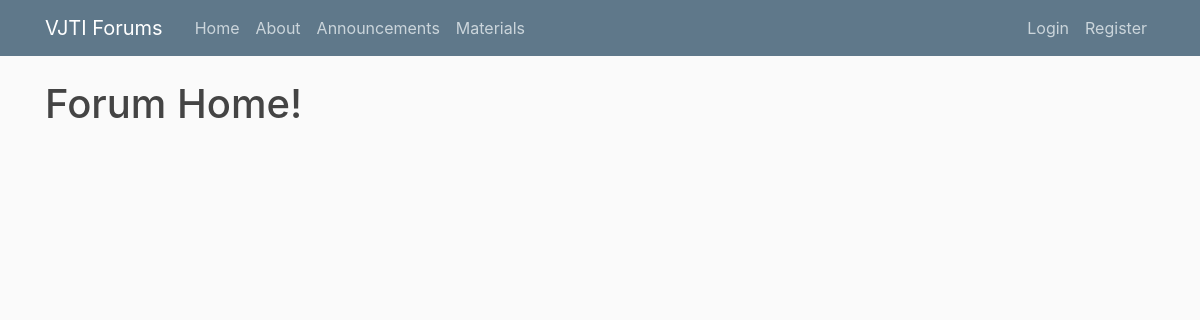
The app's page /, older data.
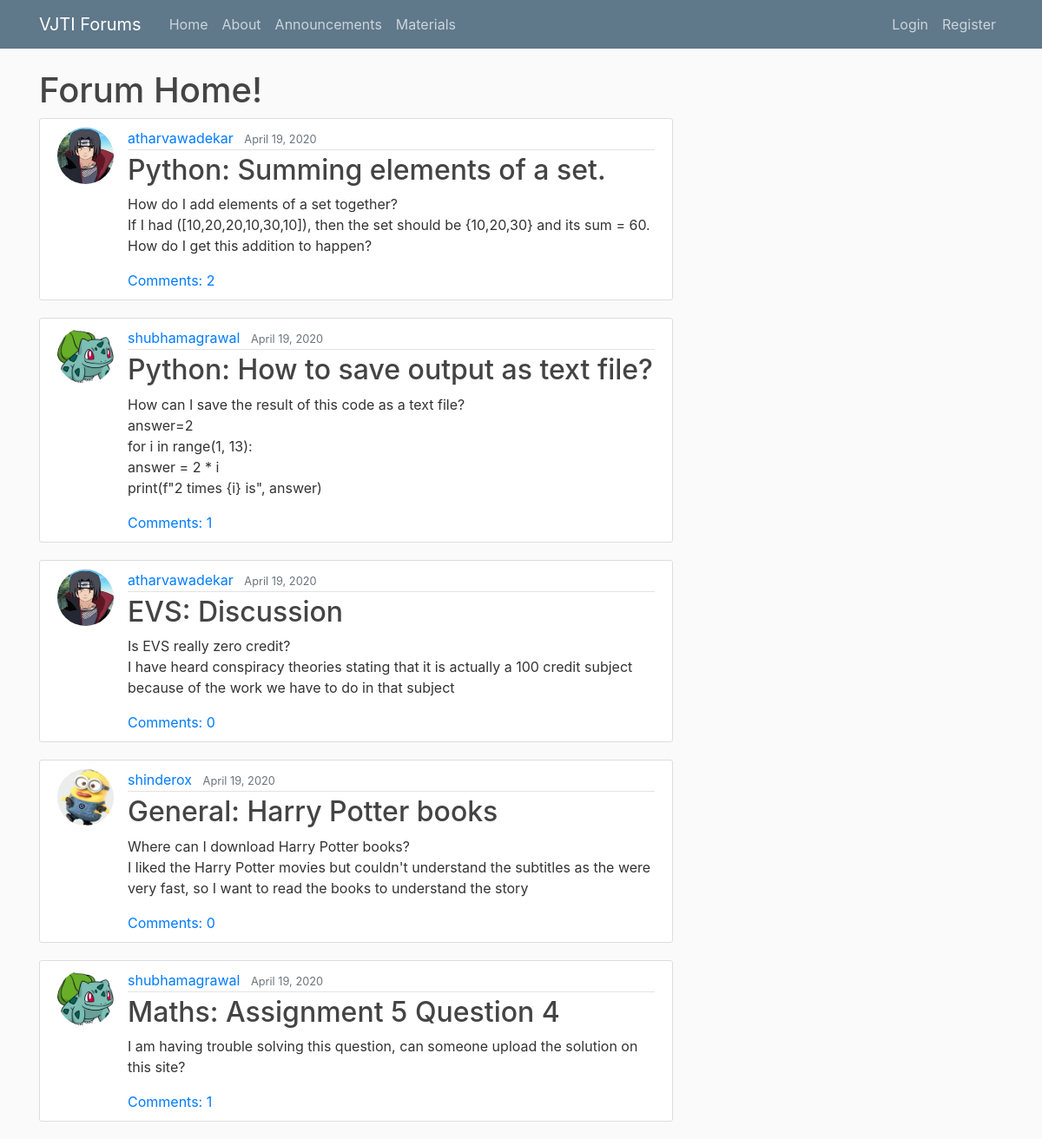
The same page, newer data.
### blog/models.py (models this page shows, shortened)
class Post(models.Model):
    title=models.CharField(max_length=150)
    content=models.TextField(max_length=1500)
    date_posted=models.DateTimeField(default=timezone.now)
    author=models.ForeignKey(User, on_delete=models.CASCADE)

### users/models.py (models this page shows, shortened)
class Profile(models.Model):
    user=models.OneToOneField(User, on_delete=models.CASCADE)
    image=models.ImageField(default='default.jpg',upload_to='profile_pics')

### blog/views.py (the view)
# urls.py: path('', PostListView.as_view(), name='blog-home'),
class PostListView(ListView):
    model= Post
    template_name='blog/home.html'
    context_object_name='posts'
    ordering=['-date_posted']
    paginate_by=5

### blog/templates/blog/home.html (shortened to what this page needs)
{% extends "blog/base.html" %}
{% block content %}
  <h1>Forum Home!</h1>
  {% for post in posts %}
    <article class="media content-section">
      <img class="rounded-circle article-img" src="{{ post.author.profile.image.url }}">
      <div class="media-body">
        <div class="article-metadata">
          <a class="mr-2" href="{% url 'user-posts' post.author.username %}">{{ post.author }}</a>
          <small class="text-muted">{{ post.date_posted|date:"F d, Y" }}</small>
        </div>
        <h2><a class="article-title" href="{% url 'post-detail' post.id %}">{{ post.title }}</a></h2>
        <p class="article-content">{{ post.content }}</p>
        <a href="{% url 'post-detail' pk=post.pk %}">Comments: {{ post.comments.count }}</a>
      </div>
    </article>
  {% endfor %}
{% endblock content %}

### blog/templates/blog/base.html (shortened to what this page needs)
{%load static%}
<!DOCTYPE html>
<html>
    <head>
        <link rel="stylesheet" href="https://maxcdn.bootstrapcdn.com/bootstrap/4.0.0/css/bootstrap.min.css">
        <link rel="stylesheet" type="text/css" href="{% static 'blog/main.css'%}">
    </head>
    <body>
        <header class="site-header">
            <nav class="navbar navbar-expand-md navbar-dark bg-steel fixed-top">
              <div class="container">
                <a class="navbar-brand mr-4" href="/">VJTI Forums</a>
                <div class="collapse navbar-collapse" id="navbarToggle">
                  <div class="navbar-nav mr-auto">
                    <a class="nav-item nav-link" href="{% url 'blog-home'%}">Home</a>
                    <a class="nav-item nav-link" href="{% url 'blog-about'%}">About</a>
                    <a class="nav-item nav-link" href="{% url 'notifs-home'%}">Announcements</a>
                    <a class="nav-item nav-link" href="{% url 'fileslist'%}">Materials</a>
                  </div>
                  <div class="navbar-nav">
                    {% if user.is_authenticated %}
                    <a class="nav-item nav-link" href="{% url 'logout'%}">Logout</a>
                    <a class="nav-item nav-link" href="{% url 'profile'%}">Profile</a>
                    <a class="nav-item nav-link" href="{% url 'post-create'%}">New Post</a>
                    {% else %}
                    <a class="nav-item nav-link" href="{% url 'login'%}">Login</a>
                    <a class="nav-item nav-link" href="{% url 'register'%}">Register</a>
                    {% endif %}
                  </div>
                </div>
              </div>
            </nav>
        </header>
        <main role="main" class="container">
            <div class="row">
              <div class="col-md-8">
                {% block content %}{% endblock %}
              </div>
            </div>
        </main>
    </body>
</html>

### blog/static/blog/main.css (style rules this page uses)
body { background: #fafafa; color: #333333; margin-top: 5rem; }
h1, h2, h3, h4, h5, h6 { color: #444444; }
.bg-steel { background-color: #5f788a; }
.site-header .navbar-nav .nav-link { color: #cbd5db; }
.content-section { background: #ffffff; padding: 10px 20px; border: 1px solid #dddddd; border-radius: 3px; margin-bottom: 20px; }
.article-title { color: #444444; }
.article-content { white-space: pre-line; }
.article-img { height: 65px; width: 65px; margin-right: 16px; }
.article-metadata { padding-bottom: 1px; margin-bottom: 4px; border-bottom: 1px solid #e3e3e3 }

Row changes from the older to the newer data that the page shows:
added Post: author.profile.image (picture), author "atharvawadekar", date_posted "April 19, 2020", title "Python: Summing elements of a set.", content "How do I add elements of a set together? If I had ([10,20,20,10,30,10]), then the set should be {10,20,30} and its sum = 60. How do I get this addition to happen?", comments.count "2"
added Post: author.profile.image (picture), author "shubhamagrawal", date_posted "April 19, 2020", title "Python: How to save output as text file?", content "How can I save the result of this code as a text file? answer=2 for i in range(1, 13): answer = 2 * i print(f\"2 times {i} is\", answer)", comments.count "1"
added Post: author.profile.image (picture), author "atharvawadekar", date_posted "April 19, 2020", title "EVS: Discussion", content "Is EVS really zero credit? I have heard conspiracy theories stating that it is actually a 100 credit subject because of the work we have to do in that subject", comments.count "0"
added Post: author.profile.image (picture), author "shinderox", date_posted "April 19, 2020", title "General: Harry Potter books", content "Where can I download Harry Potter books? I liked the Harry Potter movies but couldn't understand the subtitles as the were very fast, so I want to read the books to understand the story", comments.count "0"
added Post: author.profile.image (picture), author "shubhamagrawal", date_posted "April 19, 2020", title "Maths: Assignment 5 Question 4", content "I am having trouble solving this question, can someone upload the solution on this site?", comments.count "1"
